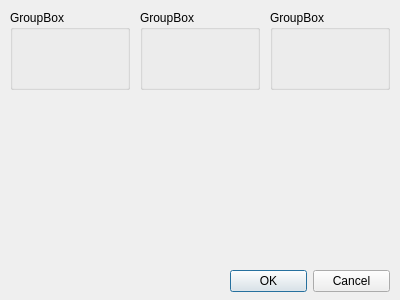
<ui version="4.0" >
 <class>SphericalRobotGUI</class>
 <widget class="QWidget" name="SphericalRobotGUI" >
  <property name="geometry" >
   <rect>
    <x>0</x>
    <y>0</y>
    <width>400</width>
    <height>300</height>
   </rect>
  </property>
  <property name="windowTitle" >
   <string>Form</string>
  </property>
  <widget class="QGroupBox" name="groupBox" >
   <property name="geometry" >
    <rect>
     <x>10</x>
     <y>10</y>
     <width>120</width>
     <height>80</height>
    </rect>
   </property>
   <property name="title" >
    <string>GroupBox</string>
   </property>
  </widget>
  <widget class="QGroupBox" name="groupBox_2" >
   <property name="geometry" >
    <rect>
     <x>140</x>
     <y>10</y>
     <width>120</width>
     <height>80</height>
    </rect>
   </property>
   <property name="title" >
    <string>GroupBox</string>
   </property>
  </widget>
  <widget class="QGroupBox" name="groupBox_3" >
   <property name="geometry" >
    <rect>
     <x>270</x>
     <y>10</y>
     <width>120</width>
     <height>80</height>
    </rect>
   </property>
   <property name="title" >
    <string>GroupBox</string>
   </property>
  </widget>
  <widget class="QDialogButtonBox" name="buttonBox" >
   <property name="geometry" >
    <rect>
     <x>230</x>
     <y>270</y>
     <width>160</width>
     <height>23</height>
    </rect>
   </property>
   <property name="standardButtons" >
    <set>QDialogButtonBox::Cancel|QDialogButtonBox::NoButton|QDialogButtonBox::Ok</set>
   </property>
  </widget>
 </widget>
 <resources/>
 <connections/>
</ui>
